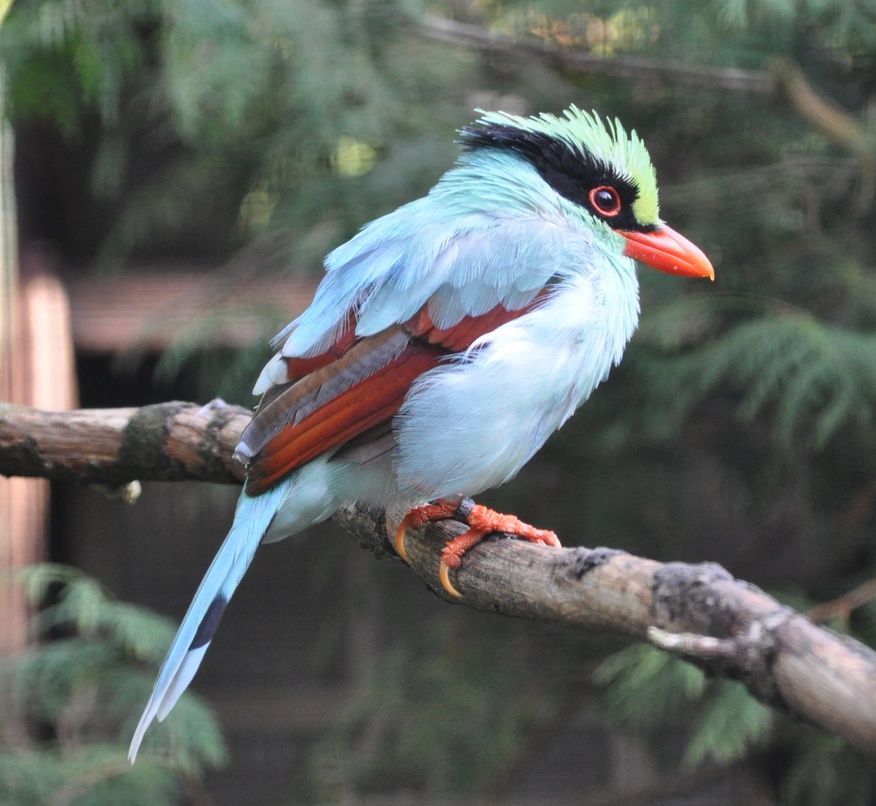
#> input picture data/training/bird_1.jpg, 876 x 806 px, shrunk from 2546 x 2343 before the run
$ python kmeans.py ../data/training/bird_1.jpg   (older library calls are emulated)
#> lines starting #> are read from the running program, lines starting #| are printed output that depends on the picture
### skylite_playground/common.py
import numpy as np


def get_palette(color_values):
    palette = np.zeros((50, 50 * len(color_values), 3), dtype=np.int)
    for index, color in enumerate(color_values):
        palette[:, index * 50: (index + 1) * 50] = color
    return palette

### skylite_playground/kmeans.py
from argparse import ArgumentParser
from pathlib import Path

import numpy as np
from PIL import Image
from matplotlib import pyplot as plt
from scipy.stats.mstats import gmean
from sklearn.cluster import KMeans
from sklearn.decomposition import PCA

from .common import get_palette


# Thanks Claudia!
def f0(array):
    return .2 * (255 + 255 + 255 - np.sum(array)) / 3


def f1(array):
    return array.max() - array.min()


def f2(array):
    return 0 if f0(array) >= f1(array) else 1


def get_colors(image: np.ndarray, n_colors: int, write_pca: bool = False):
#> called with n_colors = 6, write_pca = False
    pca = PCA(n_components=3)
    print(image.shape)
#| (806, 876, 3)
    X = np.array(image).reshape(-1, 3)
    pca.fit(X)
    samples = np.random.randint(-1000, 2, size=X.shape[0])
    index = np.where(samples > 0, np.ones(shape=X.shape[0]), np.zeros(shape=X.shape[0])).astype(np.int).nonzero()

    Y = pca.transform(X[index]).astype(np.int)
#> Y = 746 rows, first 8: [-31, -6, 8], [16, -3, 13], [40, -1, 15], [27, 9, 6], [11, -7, 9], [-13, -2, 12], [55, -8, 18], [-21, -6, 7]

    X_pca_0 = Y[:, 0]
#> X_pca_0 = 746 values, max 262 at index 328, min -133 at index 520, mean -1.16
    X_pca_1 = Y[:, 2]
#> X_pca_1 = 746 values, max 58 at index 198, min -30 at index 201, mean 0.16

    #     good_colors = np.where(X_pca_0 > 150)[0]
    more_good_colors = np.apply_along_axis(f2, 1, X[index]).nonzero()

    # plot samples in eigenspace
    fig = plt.figure(figsize=(12.8, 9.6))
    ax = fig.add_subplot(111)
    ax.scatter(X_pca_0, X_pca_1, c=X[index] / 255)
    if write_pca:
        ax.figure.savefig('./kmeans-pca_output.png', format='png')
    # plt.show()

    cluster = KMeans(n_colors)
    cluster.fit(X[index][more_good_colors])

    clustered_colors = cluster.predict(X[index][more_good_colors])
#> clustered_colors = 159 values, max 5 at index 21, min 0 at index 3, mean 2.44
    print(clustered_colors.shape)
#| (159,)
    color_map = dict()
    for label, color in zip(clustered_colors, X[index][more_good_colors]):
        try:
            color_map[label].append(color)
        except KeyError:
            color_map[label] = [color]
#> this loop made 159 passes
#> (label, color) on passes 1 to 3: (4, [113, 148, 126]), (4, [133, 157, 143]), (4, [118, 147, 125])
#> after the loop, color_map = 6 items

    print('cluster geometric means')
    for label, members in color_map.items():
        value = gmean(np.array(members))

        print(label, len(members), value)
        color_map[label] = value
#> this loop made 6 passes
#> (label, value) on passes 1 to 6: (4, [117.9, 137.2, 132]), (0, [181.9, 142.1, 131.5]), (3, [216, 239, 240.9]), (1, [157.4, 197.4, 225.4]), (5, [224.5, 200.5, 189.1]), (2, [117.9, 54.38, 49.22])
#| 4 27 [117.9 137.2 132. ]
#| 0 21 [181.9 142.1 131.5]
#| 3 25 [216.  239.  240.9]
#| 1 42 [157.4 197.4 225.4]
#| 5 25 [224.5 200.5 189.1]
#| 2 19 [117.9   54.38  49.22]
#> after the loop, color_map = {4: [117.9, 137.2, 132], 0: [181.9, 142.1, 131.5], 3: [216, 239, 240.9], 1: [157.4, 197.4, 225.4], 5: [224.5, 200.5, 189.1], 2: [117.9, 54.38, 49.22]}

    return color_map.values()


if __name__ == '__main__':
    parser = ArgumentParser()
    parser.add_argument('image_path', type=str)
    parser.add_argument('-n', '--n_colors', type=int, default=6)
    parser.add_argument('-o', '--output', type=str, default='./')
    parser.add_argument('-w', '--write', action='store_true', default=False)
    args = parser.parse_args()

    n_colors = args.n_colors
    path = Path(args.image_path)
    image_name = path.name.split('.')[0]
    ax = plt.imshow(get_palette(get_colors(np.array(Image.open(str(path)).convert('RGB')), n_colors, write_pca=args.write)))
#> in get_palette, `palette = np.zeros((50, 50 * len(color_values), 3), dtype=np.int)`: palette: shape (50, 300, 3) int64; every value is 0
#> after the loop in get_palette, `for index, color in enumerate(color_values):`:
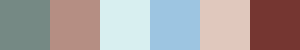
#> palette: shape (50, 300, 3) int64; mean of channels 0, 1, 2 168.7, 161.5, 161; drawn as R, G, B
    ax.figure.savefig(Path(args.output).joinpath(f'kmeans_output_{image_name}_{n_colors}.png'), format='png')
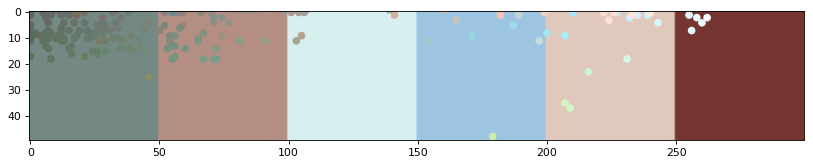
#> figure drawn by matplotlib, 1 panel

$ run again, on data/training/hex_color.jpg
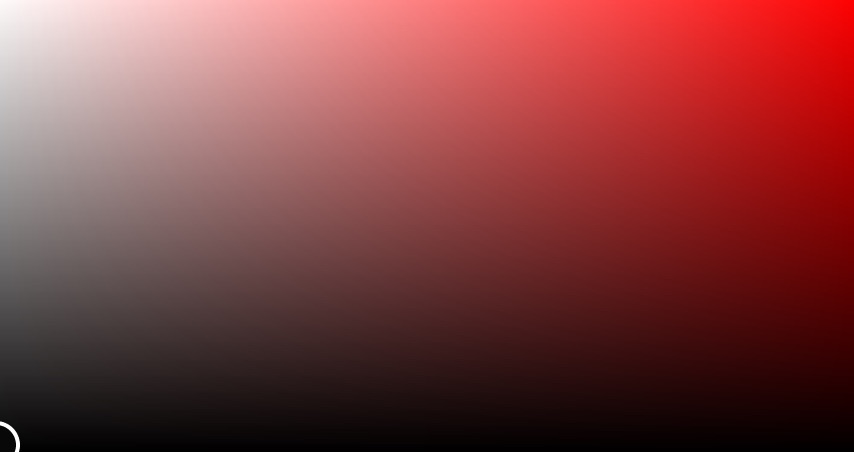
#> input picture data/training/hex_color.jpg, 854 x 452 px
#| (452, 854, 3)
#> Y = 422 rows, first 8: [264, -69, 0], [192, -5, 0], [205, -18, 0], [122, 57, 1], [261, -68, 0], [215, -28, 0], [250, -62, 0], [210, -27, 0]
#> X_pca_0 = 422 values, max 264 at index 0, min -150 at index 419, mean 4.66
#> X_pca_1 = 422 values, max 1 at index 3, min -1 at index 18, mean 0.00474
#> clustered_colors = 257 values, max 5 at index 8, min 0 at index 0, mean 2.47
#| (257,)
#> the loop in get_colors, `for label, color in zip(clustered_colors, X[index][more_good_colors]):` made 257 passes
#> (label, color) on passes 1 to 3: (0, [253, 235, 235]), (0, [252, 166, 167]), (0, [251, 179, 180])
#> after the loop in get_colors, `for label, color in zip(clustered_colors, X[index][more_good_colors]):`: color_map = 6 items
#> the loop in get_colors, `for label, members in color_map.items():` made 6 passes
#> (label, value) on passes 1 to 6: (0, [223.6, 179, 179.8]), (4, [218.5, 63.59, 63.84]), (5, [189.1, 121.1, 121.6]), (1, [179, 19.17, 19.92]), (2, [141.1, 68.19, 68.5]), (3, [94, 15.67, 16.52])
#> (printed output is left out)
#> after the loop in get_colors, `for label, members in color_map.items():`: color_map = {0: [223.6, 179, 179.8], 4: [218.5, 63.59, 63.84], 5: [189.1, 121.1, 121.6], 1: [179, 19.17, 19.92], 2: [141.1, 68.19, 68.5], 3: [94, 15.67, 16.52]}
#> after the loop in get_palette, `for index, color in enumerate(color_values):`:
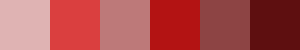
#> palette: shape (50, 300, 3) int64; mean of channels 0, 1, 2 174, 77.5, 77.7; drawn as R, G, B
#> `ax.figure.savefig(Path(args.output).joinpath(f'kmeans_output_{image_na..`:
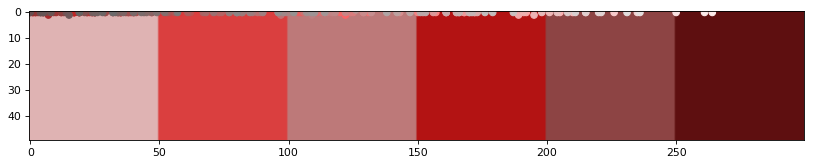
#> figure drawn by matplotlib, 1 panel

$ run again, on data/training/sunset_1.jpg
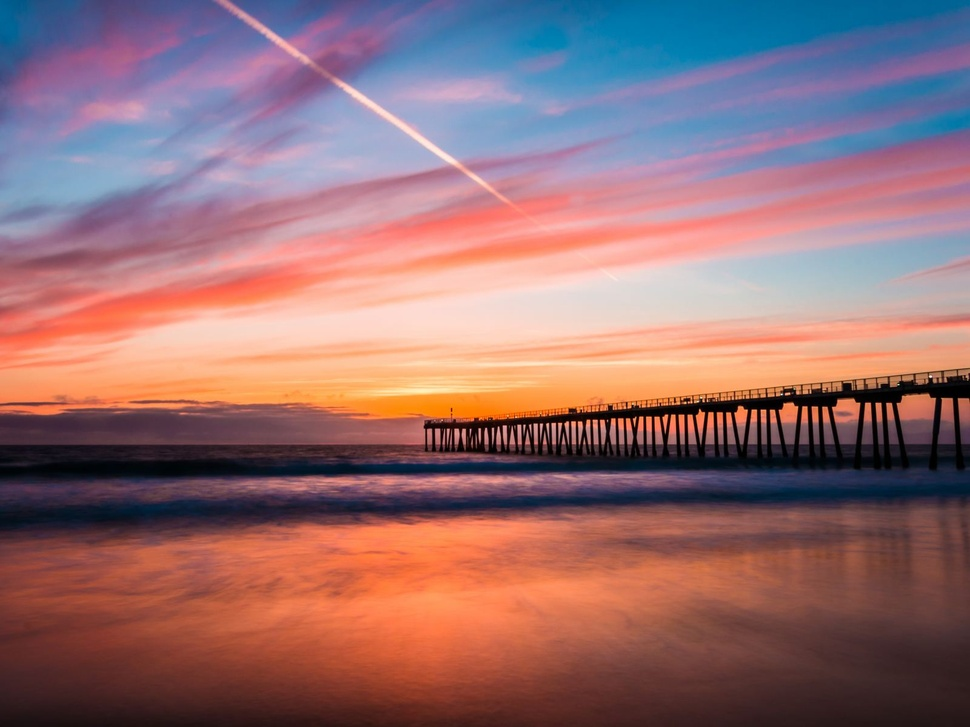
#> input picture data/training/sunset_1.jpg, 970 x 727 px, shrunk from 1600 x 1200 before the run
#| (727, 970, 3)
#> Y = 744 rows, first 8: [-98, 114, 15], [-83, 76, 0], [-95, 116, 15], [-55, 57, -12], [-75, 105, 9], [-87, 126, 20], [-93, 119, 18], [-101, 110, 15]
#> X_pca_0 = 744 values, max 175 at index 161, min -216 at index 418, mean -0.718
#> X_pca_1 = 744 values, max 38 at index 420, min -32 at index 59, mean -0.312
#> clustered_colors = 612 values, max 5 at index 98, min 0 at index 52, mean 2.22
#| (612,)
#> the loop in get_colors, `for label, color in zip(clustered_colors, X[index][more_good_colors]):` made 612 passes
#> (label, color) on passes 1 to 3: (4, [1, 97, 147]), (4, [40, 84, 133]), (4, [2, 99, 150])
#> after the loop in get_colors, `for label, color in zip(clustered_colors, X[index][more_good_colors]):`: color_map = 6 items
#> the loop in get_colors, `for label, members in color_map.items():` made 6 passes
#> (label, value) on passes 1 to 6: (4, [0, 106.1, 157.4]), (1, [148.4, 137.8, 176.9]), (0, [189.1, 97.69, 74.31]), (3, [0, 57, 51.38]), (5, [238.1, 195.9, 183.2]), (2, [245.6, 149, 112])
#> (printed output is left out)
#> after the loop in get_colors, `for label, members in color_map.items():`: color_map = {4: [0, 106.1, 157.4], 1: [148.4, 137.8, 176.9], 0: [189.1, 97.69, 74.31], 3: [0, 57, 51.38], 5: [238.1, 195.9, 183.2], 2: [245.6, 149, 112]}
#> after the loop in get_palette, `for index, color in enumerate(color_values):`:
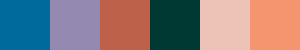
#> palette: shape (50, 300, 3) int64; mean of channels 0, 1, 2 136.7, 123.5, 125.5; drawn as R, G, B
#> `ax.figure.savefig(Path(args.output).joinpath(f'kmeans_output_{image_na..`:
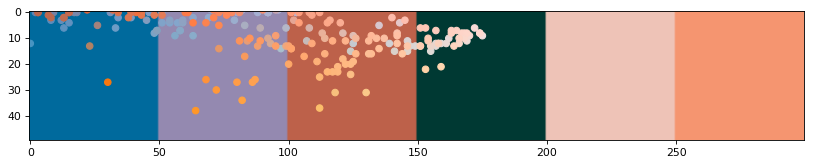
#> figure drawn by matplotlib, 1 panel
